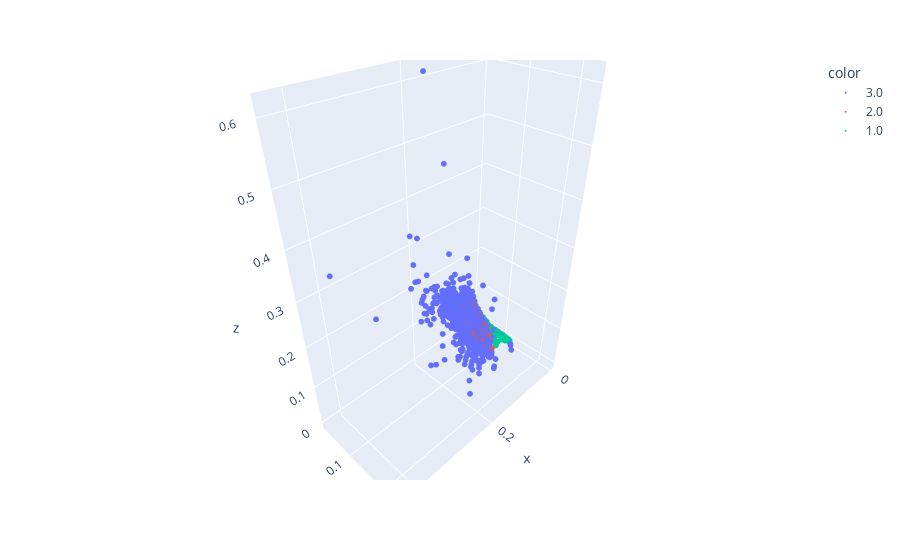

Notebook cell for this chart:
### Code cell
fig_43 = px.scatter_3d(x=thyroid[:,18], y=thyroid[:,19], z=thyroid[:,20], color=thyroid[:,21].astype(str))
fig_43.update_traces(marker=dict(size=2))
fig_43.show()

### Figure 1 — Plotly figure (JSON) as saved in the notebook; plotly's stock layout.template omitted (floating-point values rounded to 4 significant figures; data arrays with more than 128 entries replaced by an {"elided": "..."} marker saying what was removed)
{"data": [{"hovertemplate": "color=3.0<br>x=%{x}<br>y=%{y}<br>z=%{z}<extra></extra>", "legendgroup": "3.0", "marker": {"color": "#636efa", "size": 2, "symbol": "circle"}, "mode": "markers", "name": "3.0", "scene": "scene", "showlegend": true, "type": "scatter3d", "x": {"elided": "3488 float values"}, "y": {"elided": "3488 float values"}, "z": {"elided": "3488 float values"}}, {"hovertemplate": "color=2.0<br>x=%{x}<br>y=%{y}<br>z=%{z}<extra></extra>", "legendgroup": "2.0", "marker": {"color": "#EF553B", "size": 2, "symbol": "circle"}, "mode": "markers", "name": "2.0", "scene": "scene", "showlegend": true, "type": "scatter3d", "x": {"elided": "191 float values"}, "y": {"elided": "191 float values"}, "z": {"elided": "191 float values"}}, {"hovertemplate": "color=1.0<br>x=%{x}<br>y=%{y}<br>z=%{z}<extra></extra>", "legendgroup": "1.0", "marker": {"color": "#00cc96", "size": 2, "symbol": "circle"}, "mode": "markers", "name": "1.0", "scene": "scene", "showlegend": true, "type": "scatter3d", "x": [0.013, 0.05, 0.052, 0.0029, 0.013, 0.039, 0.003, 0.006, 0.0048, 0.059, 0.051, 0.029, 0.053, 0.047, 0.033, 0.028, 0.071, 0.01, 0.023, 0.084, 0.003, 0.039, 0.014, 0.0058, 0.037, 0.0095, 0.046, 0.032, 0.0058, 0.012, 0.039, 0.036, 0.014, 0.015, 0.051, 0.042, 0.034, 0.036, 0.004, 0.063, 0.014, 0.002, 0.044, 0.014, 0.063, 0.032, 0.048, 0.035, 0.021, 0.031, 0.075, 0.015, 0.071, 0.016, 0.045, 0.06, 0.059, 0.089, 0.063, 0.045, 0.066, 0.045, 0.01, 0.068, 0.03375, 0.063, 0.017, 0.05, 0.042, 0.011, 0.01, 0.03375, 0.024, 0.011, 0.065, 0.05, 0.068, 0.027, 0.01, 0.012, 0.052, 0.025, 0.019, 0.033, 0.041, 0.018, 0.031, 0.017, 0.01, 0.037, 0.048, 0.013, 0.028], "y": [0.116, 0.084, 0.09, 0.104, 0.119, 0.061, 0.099, 0.08, 0.09, 0.096, 0.084, 0.111, 0.086, 0.097, 0.067, 0.1, 0.14, 0.1, 0.068, 0.139, 0.102, 0.108, 0.103, 0.103, 0.072, 0.103, 0.1, 0.116, 0.08, 0.126, 0.116, 0.09, 0.131, 0.089, 0.088, 0.104, 0.116, 0.134, 0.101, 0.12, 0.111, 0.084, 0.087, 0.098, 0.119, 0.063, 0.098, 0.083, 0.11, 0.103, 0.135, 0.108, 0.111, 0.094, 0.13, 0.093, 0.104, 0.15, 0.119, 0.104, 0.122, 0.097, 0.112, 0.108, 0.103, 0.108, 0.119, 0.11, 0.101, 0.124, 0.116, 0.103, 0.132, 0.119, 0.116, 0.085, 0.115, 0.084, 0.103, 0.127, 0.111, 0.121, 0.113, 0.07, 0.114, 0.109, 0.068, 0.114, 0.113, 0.074, 0.116, 0.099, 0.086], "z": [0.011, 0.06, 0.058, 0.0028, 0.011, 0.064, 0.003, 0.0076, 0.0054, 0.061, 0.061, 0.026, 0.061, 0.048, 0.049, 0.028, 0.051, 0.01, 0.034, 0.06, 0.003, 0.037, 0.01347, 0.00558, 0.051, 0.00914, 0.046, 0.028, 0.007, 0.01, 0.033, 0.04, 0.011, 0.017, 0.058, 0.039, 0.029, 0.027, 0.004, 0.053, 0.013, 0.002, 0.051, 0.014, 0.053, 0.051, 0.049, 0.042, 0.019, 0.02983, 0.055, 0.014, 0.064, 0.017, 0.034, 0.064, 0.057, 0.059, 0.053, 0.043, 0.054, 0.046, 0.0085, 0.063, 0.03249, 0.059, 0.014, 0.046, 0.041, 0.00889, 0.00839, 0.03249, 0.018, 0.00909, 0.056, 0.058, 0.059, 0.032, 0.01, 0.01, 0.047, 0.02, 0.017, 0.047, 0.036, 0.016, 0.046, 0.015, 0.009, 0.05, 0.041, 0.013, 0.033]}], "layout": {"autosize": true, "legend": {"title": {"text": "color"}, "tracegroupgap": 0}, "margin": {"t": 60}, "scene": {"aspectmode": "auto", "aspectratio": {"x": 1.121, "y": 0.558, "z": 1.598}, "domain": {"x": [0, 1], "y": [0, 1]}, "xaxis": {"title": {"text": "x"}, "type": "linear"}, "yaxis": {"title": {"text": "y"}, "type": "linear"}, "zaxis": {"title": {"text": "z"}, "type": "linear"}}}}
